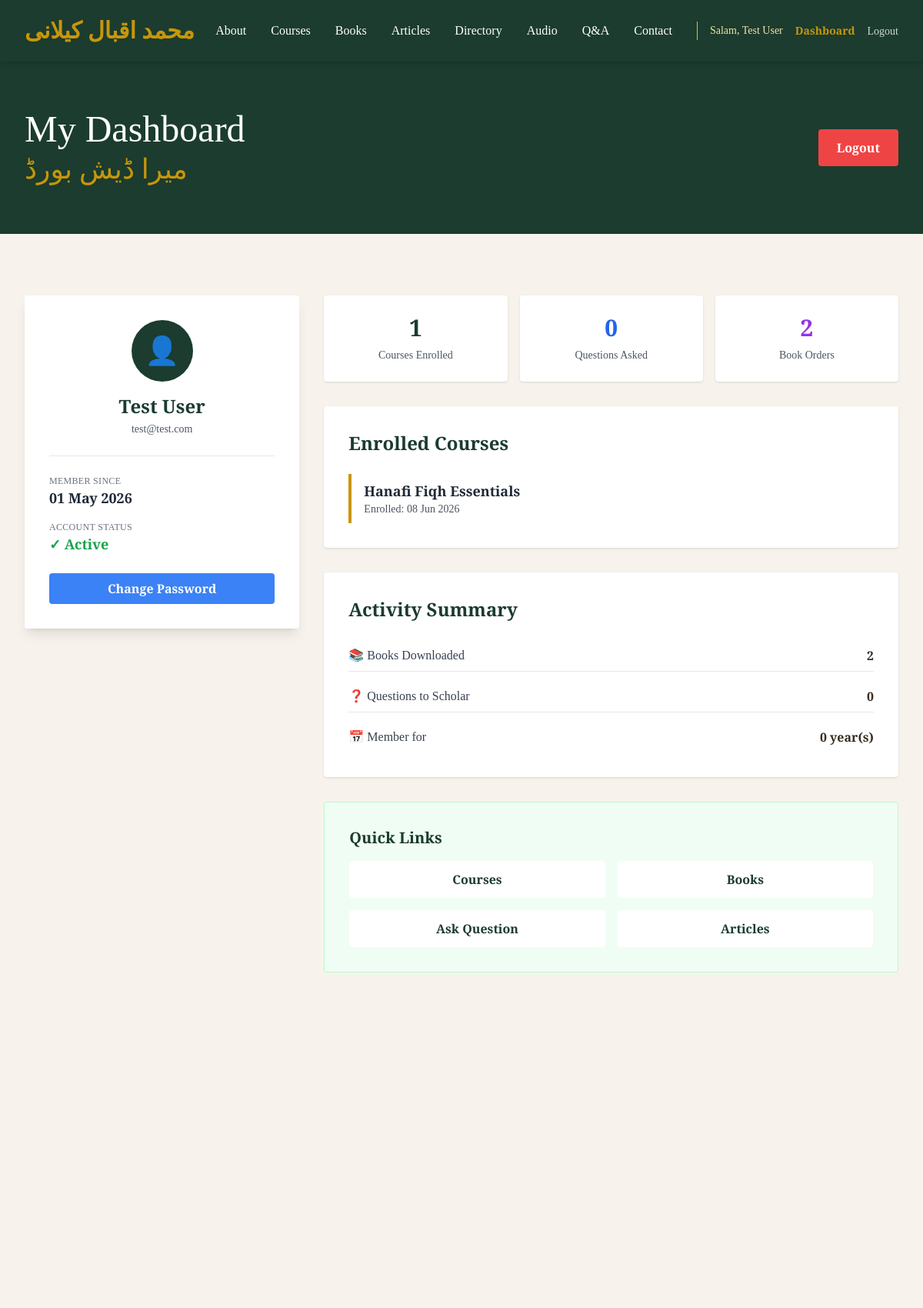
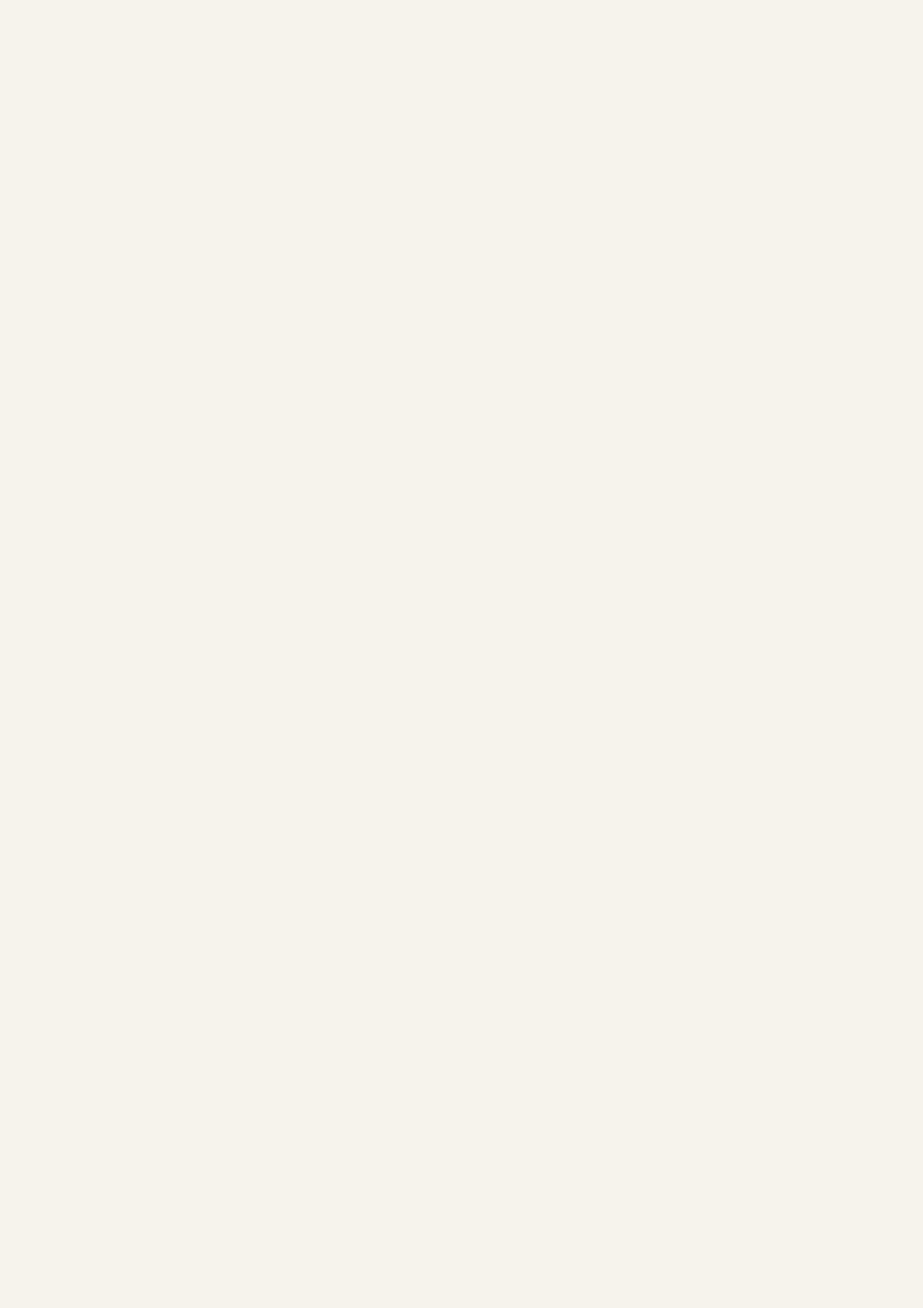
Screenshot of /user_dashboard.php (signed in, upper part) with the database file from the repository (2 pictures, top to bottom).
### tables this page shows
CREATE TABLE `users` (
  `id` int(11) NOT NULL,
  `name` varchar(100) NOT NULL,
  `email` varchar(100) NOT NULL,
  `password_hash` varchar(255) NOT NULL,
  `status` varchar(20) DEFAULT 'active',
  `created_at` timestamp NOT NULL DEFAULT current_timestamp()
);

CREATE TABLE `enrollments` (
  `id` int(11) NOT NULL,
  `course_id` int(11) NOT NULL,
  `student_name` varchar(100) NOT NULL,
  `student_email` varchar(150) NOT NULL,
  `phone` varchar(20) DEFAULT NULL,
  `language` varchar(10) DEFAULT 'en',
  `created_at` timestamp NOT NULL DEFAULT current_timestamp(),
  `lesson` varchar(255) NOT NULL
);

CREATE TABLE `courses` (
  `id` int(11) NOT NULL,
  `title_en` varchar(255) NOT NULL,
  `title_ur` varchar(255) NOT NULL,
  `description` text DEFAULT NULL,
  `total_lessons` int(11) DEFAULT 0,
  `category` varchar(100) DEFAULT NULL,
  `format` varchar(50) DEFAULT 'Video',
  `status` varchar(20) DEFAULT 'Ongoing',
  `created_at` timestamp NOT NULL DEFAULT current_timestamp()
);

### user_dashboard.php (the view, shortened to what this page needs)
<?php
require_once 'includes/header.php';
$user_id = $_SESSION['user_id'];
$stmt = $pdo->prepare("SELECT * FROM users WHERE id = ?");
$stmt->execute([$user_id]);
$user = $stmt->fetch();
$stmt = $pdo->prepare("SELECT e.*, c.title_en FROM enrollments e LEFT JOIN courses c ON e.course_id = c.id WHERE e.student_email = ? ORDER BY e.created_at DESC");
$stmt->execute([$user['email']]);
$enrollments = $stmt->fetchAll();
$order_count = $pdo->prepare("SELECT COUNT(*) FROM orders WHERE customer_email = ?");
$order_count->execute([$user['email']]);
$orders = $order_count->fetchColumn();
$fatwa_count = $pdo->prepare("SELECT COUNT(*) FROM fatwas WHERE user_email = ?");
$fatwa_count->execute([$user['email']]);
$fatwas = $fatwa_count->fetchColumn();
?>
<div class="bg-green-deep py-16">
    <div class="max-w-7xl mx-auto px-4 sm:px-6 lg:px-8 flex justify-between items-center">
        <div>
            <h1 class="font-english text-white text-5xl mb-2">My Dashboard</h1>
            <h2 class="arabic-text text-gold text-4xl">میرا ڈیش بورڈ</h2>
        </div>
        <form method="POST" class="inline">
            <button type="submit" class="bg-red-500 hover:bg-red-600 text-white px-6 py-3 rounded font-semibold transition">Logout</button>
        </form>
    </div>
</div>
<section class="py-20 bg-cream min-h-screen">
    <div class="max-w-7xl mx-auto px-4 sm:px-6 lg:px-8">
        <div class="grid grid-cols-1 lg:grid-cols-3 gap-8">
            <div class="lg:col-span-1">
                <div class="bg-white rounded shadow-lg p-8 sticky top-8">
                    <div class="text-center mb-6">
                        <div class="w-20 h-20 bg-green-deep text-white rounded-full flex items-center justify-center text-4xl mx-auto mb-4">
                            👤
                        </div>
                        <h2 class="text-2xl font-bold text-green-deep"><?php echo htmlspecialchars($user['name']); ?></h2>
                        <p class="text-gray-600 text-sm mt-1"><?php echo htmlspecialchars($user['email']); ?></p>
                    </div>
                    <hr class="my-6">
                    <div class="space-y-4">
                        <div>
                            <p class="text-xs text-gray-500 uppercase tracking-wide">Member Since</p>
                            <p class="text-lg font-semibold text-gray-800"><?php echo date('d M Y', strtotime($user['created_at'])); ?></p>
                        </div>
                        <div>
                            <p class="text-xs text-gray-500 uppercase tracking-wide">Account Status</p>
                            <p class="text-lg font-semibold text-green-600">✓ Active</p>
                        </div>
                    </div>
                    <button onclick="openPasswordModal()" class="w-full mt-6 bg-blue-500 hover:bg-blue-600 text-white py-2 rounded font-semibold transition">
                        Change Password
                    </button>
                </div>
            </div>
            <div class="lg:col-span-2 space-y-8">
                <div class="grid grid-cols-3 gap-4">
                    <div class="bg-white rounded shadow p-6 text-center">
                        <p class="text-3xl font-bold text-green-deep"><?php echo $enrollments ? count($enrollments) : 0; ?></p>
                        <p class="text-gray-600 text-sm mt-2">Courses Enrolled</p>
                    </div>
                    <div class="bg-white rounded shadow p-6 text-center">
                        <p class="text-3xl font-bold text-blue-600"><?php echo $fatwas; ?></p>
                        <p class="text-gray-600 text-sm mt-2">Questions Asked</p>
                    </div>
                    <div class="bg-white rounded shadow p-6 text-center">
                        <p class="text-3xl font-bold text-purple-600"><?php echo $orders; ?></p>
                        <p class="text-gray-600 text-sm mt-2">Book Orders</p>
                    </div>
                </div>
                <?php if(!empty($enrollments)): ?>
                <div class="bg-white rounded shadow p-8">
                    <h3 class="text-2xl font-bold text-green-deep mb-6">Enrolled Courses</h3>
                    <div class="space-y-4">
                        <?php foreach($enrollments as $e): ?>
                        <div class="border-l-4 border-gold pl-4 py-2">
                            <h4 class="font-semibold text-lg text-gray-800"><?php echo $e['title_en'] ? htmlspecialchars($e['title_en']) : 'Course'; ?></h4>
                            <p class="text-sm text-gray-600">Enrolled: <?php echo date('d M Y', strtotime($e['created_at'])); ?></p>
                        </div>
                        <?php endforeach; ?>
                    </div>
                </div>
                <?php endif; ?>
                <div class="bg-white rounded shadow p-8">
                    <h3 class="text-2xl font-bold text-green-deep mb-6">Activity Summary</h3>
                    <div class="space-y-3">
                        <div class="flex justify-between items-center py-2 border-b">
                            <span class="text-gray-700">📚 Books Downloaded</span>
                            <span class="font-semibold"><?php echo $orders; ?></span>
                        </div>
                        <div class="flex justify-between items-center py-2 border-b">
                            <span class="text-gray-700">❓ Questions to Scholar</span>
                            <span class="font-semibold"><?php echo $fatwas; ?></span>
                        </div>
                        <div class="flex justify-between items-center py-2">
                            <span class="text-gray-700">📅 Member for</span>
                            <span class="font-semibold"><?php echo date('Y') - date('Y', strtotime($user['created_at'])); ?> year(s)</span>
                        </div>
                    </div>
                </div>
                <div class="bg-green-50 rounded border border-green-200 p-8">
                    <h3 class="text-xl font-bold text-green-deep mb-4">Quick Links</h3>
                    <div class="grid grid-cols-2 gap-4">
                        <a href="courses.php" class="block text-center py-3 bg-white rounded hover:bg-gray-50 font-semibold text-green-deep transition">
                            Courses
                        </a>
                        <a href="books.php" class="block text-center py-3 bg-white rounded hover:bg-gray-50 font-semibold text-green-deep transition">
                            Books
                        </a>
                        <a href="fatwa.php" class="block text-center py-3 bg-white rounded hover:bg-gray-50 font-semibold text-green-deep transition">
                            Ask Question
                        </a>
                        <a href="articles.php" class="block text-center py-3 bg-white rounded hover:bg-gray-50 font-semibold text-green-deep transition">
                            Articles
                        </a>
                    </div>
                </div>
            </div>
        </div>
    </div>
</section>
<?php require_once 'includes/footer.php'; ?>

### rows the page displays
users: name "Test User", email "test@test.com", created_at "01 May 2026"
enrollments: course.title_en "Hanafi Fiqh Essentials", created_at "08 Jun 2026"

### other values shown
$_SESSION['user_name'] "Test User"
count($enrollments) "1"
$fatwas "0"
$orders "2"
